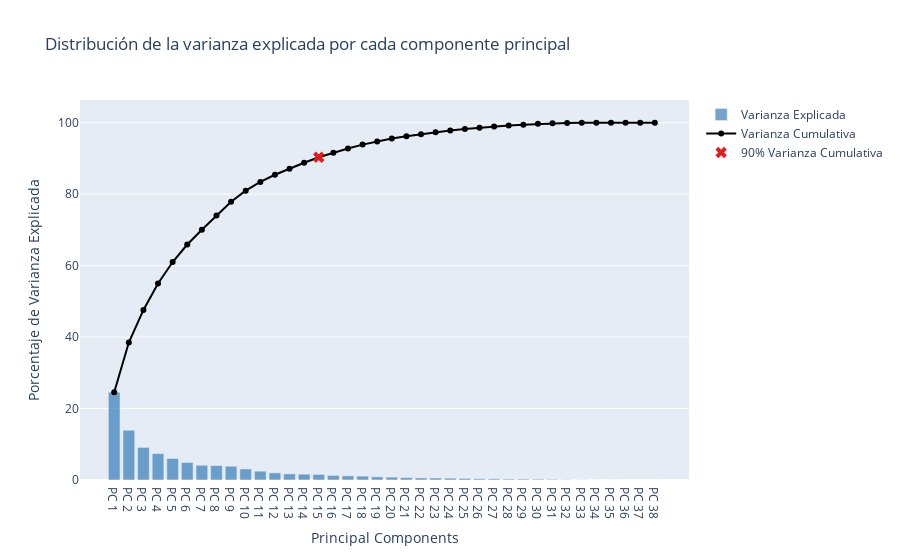

This figure's notebook cell:
### Code cell
# Calculamos explained variance ratio y varianza cumulativa
explained_variance_ratio = pca.explained_variance_ratio_
cumulative_variance = np.cumsum(explained_variance_ratio)

# Lista de variables de los datos
feature_names = ['age_over_18_2019', 'age_over_65_2019', 'asian_2019',
       'avg_family_size_2019', 'bachelors_2019', 'black_2019', 'hispanic_2019',
       'households_speak_limited_english_2019', 'hs_grad_2019',
       'median_age_2019', 'native_2019', 'other_single_race_2019',
       'pac_isl_2019', 'per_capita_income_2019', 'pop_2019',
       'two_plus_races_2019', 'unemployment_rate_2019', 'uninsured_2019',
       'veterans_2019', 'white_2019', 'white_not_hispanic_2019']


hover_text = []
for i, component in enumerate(pca.components_):
    # Obtener top 5 variables que más contribuyen
    top_features_idx = np.argsort(np.abs(component))[-5:]
    
    # Verificar que no excedemos límites de la lista de variables
    if max(top_features_idx) < len(feature_names):
        top_features = [feature_names[idx] for idx in top_features_idx]
    else:
        top_features = [feature_names[idx] for idx in top_features_idx if idx < len(feature_names)]
    
    hover_text.append(f'Componente {i+1}: Top Variables:<br>' + '<br>'.join(top_features))

# Gráfico para la varianza explicada
trace1 = go.Bar(
    x=[f'PC {i+1}' for i in range(len(explained_variance_ratio))],
    y=explained_variance_ratio * 100,
    name='Varianza Explicada',
    hovertext=hover_text,
    hoverinfo='text',
    marker=dict(color='#377eb8'),
    opacity=0.7
)

# Line plot para varianza cumulativa
trace2 = go.Scatter(
    x=[f'PC {i+1}' for i in range(len(cumulative_variance))],
    y=cumulative_variance * 100,
    mode='lines+markers',
    name='Varianza Cumulativa',
    line=dict(color='black'),
    hoverinfo='y'
)

# Índice donde la varianza cumulativa está más cerca a 90%
threshold_idx = np.argmax(cumulative_variance >= 0.90)

# Aañdir cruz en el punto donde la varianza cumulativa es 90%
red_cross = go.Scatter(
    x=[f'PC {threshold_idx+1}'],
    y=[cumulative_variance[threshold_idx] * 100],
    mode='markers',
    marker=dict(color='#e41a1c', size=10, symbol='x'),
    name='90% Varianza Cumulativa'
)

# Layout
layout = go.Layout(
    title='Distribución de la varianza explicada por cada componente principal',
    xaxis=dict(title='Principal Components'),
    yaxis=dict(title='Porcentaje de Varianza Explicada'),
    showlegend=True
)

# Crear gráfico
fig = go.Figure(data=[trace1, trace2, red_cross], layout=layout)

# Mostrar
fig.show()

### Figure 1 — Plotly figure (JSON) as saved in the notebook; plotly's stock layout.template omitted (floating-point values rounded to 4 significant figures)
{"data": [{"hoverinfo": "text", "hovertext": ["Componente 1: Top Variables:<br>white_2019<br>per_capita_income_2019<br>avg_family_size_2019", "Componente 2: Top Variables:<br>bachelors_2019", "Componente 3: Top Variables:<br>pac_isl_2019<br>two_plus_races_2019<br>other_single_race_2019<br>native_2019", "Componente 4: Top Variables:<br>asian_2019<br>per_capita_income_2019", "Componente 5: Top Variables:<br>pop_2019<br>pac_isl_2019<br>other_single_race_2019<br>native_2019", "Componente 6: Top Variables:<br>unemployment_rate_2019<br>veterans_2019", "Componente 7: Top Variables:<br>hispanic_2019", "Componente 8: Top Variables:<br>hispanic_2019<br>white_not_hispanic_2019<br>pop_2019<br>hs_grad_2019<br>black_2019", "Componente 9: Top Variables:<br>age_over_65_2019<br>two_plus_races_2019<br>hs_grad_2019<br>black_2019", "Componente 10: Top Variables:<br>", "Componente 11: Top Variables:<br>veterans_2019", "Componente 12: Top Variables:<br>two_plus_races_2019<br>veterans_2019", "Componente 13: Top Variables:<br>white_not_hispanic_2019<br>hs_grad_2019<br>black_2019", "Componente 14: Top Variables:<br>age_over_65_2019<br>pop_2019", "Componente 15: Top Variables:<br>hispanic_2019<br>veterans_2019", "Componente 16: Top Variables:<br>two_plus_races_2019<br>black_2019<br>hs_grad_2019", "Componente 17: Top Variables:<br>veterans_2019", "Componente 18: Top Variables:<br>age_over_65_2019", "Componente 19: Top Variables:<br>white_2019<br>age_over_65_2019", "Componente 20: Top Variables:<br>veterans_2019", "Componente 21: Top Variables:<br>per_capita_income_2019<br>hispanic_2019", "Componente 22: Top Variables:<br>hispanic_2019", "Componente 23: Top Variables:<br>black_2019<br>per_capita_income_2019<br>pac_isl_2019<br>pop_2019<br>two_plus_races_2019", "Componente 24: Top Variables:<br>white_2019<br>bachelors_2019", "Componente 25: Top Variables:<br>age_over_65_2019<br>per_capita_income_2019", "Componente 26: Top Variables:<br>age_over_65_2019", "Componente 27: Top Variables:<br>per_capita_income_2019<br>age_over_65_2019<br>white_2019<br>pac_isl_2019", "Componente 28: Top Variables:<br>bachelors_2019<br>per_capita_income_2019<br>uninsured_2019<br>unemployment_rate_2019", "Componente 29: Top Variables:<br>uninsured_2019<br>white_2019", "Componente 30: Top Variables:<br>per_capita_income_2019<br>unemployment_rate_2019<br>bachelors_2019", "Componente 31: Top Variables:<br>white_2019<br>households_speak_limited_english_2019<br>asian_2019<br>median_age_2019<br>age_over_18_2019", "Componente 32: Top Variables:<br>other_single_race_2019<br>per_capita_income_2019<br>unemployment_rate_2019<br>pac_isl_2019<br>uninsured_2019", "Componente 33: Top Variables:<br>two_plus_races_2019<br>pop_2019<br>uninsured_2019<br>unemployment_rate_2019<br>avg_family_size_2019", "Componente 34: Top Variables:<br>age_over_18_2019<br>median_age_2019<br>asian_2019<br>households_speak_limited_english_2019", "Componente 35: Top Variables:<br>avg_family_size_2019<br>age_over_18_2019<br>households_speak_limited_english_2019<br>asian_2019<br>median_age_2019", "Componente 36: Top Variables:<br>white_not_hispanic_2019", "Componente 37: Top Variables:<br>white_not_hispanic_2019", "Componente 38: Top Variables:<br>white_not_hispanic_2019<br>native_2019<br>other_single_race_2019"], "marker": {"color": "#377eb8"}, "name": "Varianza Explicada", "opacity": 0.7, "type": "bar", "x": ["PC 1", "PC 2", "PC 3", "PC 4", "PC 5", "PC 6", "PC 7", "PC 8", "PC 9", "PC 10", "PC 11", "PC 12", "PC 13", "PC 14", "PC 15", "PC 16", "PC 17", "PC 18", "PC 19", "PC 20", "PC 21", "PC 22", "PC 23", "PC 24", "PC 25", "PC 26", "PC 27", "PC 28", "PC 29", "PC 30", "PC 31", "PC 32", "PC 33", "PC 34", "PC 35", "PC 36", "PC 37", "PC 38"], "y": [24.56, 13.93, 9.123, 7.386, 6.019, 4.9, 4.127, 4.023, 3.839, 3.083, 2.463, 1.994, 1.714, 1.637, 1.556, 1.289, 1.163, 1.084, 0.8801, 0.8028, 0.6609, 0.5736, 0.5462, 0.5006, 0.4252, 0.3541, 0.3199, 0.2691, 0.2535, 0.2283, 0.184, 0.06681, 0.03837, 0.009013, 0.003307, 2.515e-07, 6.217e-10, 6.37e-16]}, {"hoverinfo": "y", "line": {"color": "black"}, "mode": "lines+markers", "name": "Varianza Cumulativa", "type": "scatter", "x": ["PC 1", "PC 2", "PC 3", "PC 4", "PC 5", "PC 6", "PC 7", "PC 8", "PC 9", "PC 10", "PC 11", "PC 12", "PC 13", "PC 14", "PC 15", "PC 16", "PC 17", "PC 18", "PC 19", "PC 20", "PC 21", "PC 22", "PC 23", "PC 24", "PC 25", "PC 26", "PC 27", "PC 28", "PC 29", "PC 30", "PC 31", "PC 32", "PC 33", "PC 34", "PC 35", "PC 36", "PC 37", "PC 38"], "y": [24.56, 38.48, 47.61, 54.99, 61.01, 65.91, 70.04, 74.06, 77.9, 80.98, 83.45, 85.44, 87.16, 88.79, 90.35, 91.64, 92.8, 93.88, 94.76, 95.57, 96.23, 96.8, 97.35, 97.85, 98.27, 98.63, 98.95, 99.22, 99.47, 99.7, 99.88, 99.95, 99.99, 100.0, 100.0, 100.0, 100.0, 100.0]}, {"marker": {"color": "#e41a1c", "size": 10, "symbol": "x"}, "mode": "markers", "name": "90% Varianza Cumulativa", "type": "scatter", "x": ["PC 15"], "y": [90.35]}], "layout": {"showlegend": true, "title": {"text": "Distribución de la varianza explicada por cada componente principal"}, "xaxis": {"title": {"text": "Principal Components"}}, "yaxis": {"title": {"text": "Porcentaje de Varianza Explicada"}}}}
